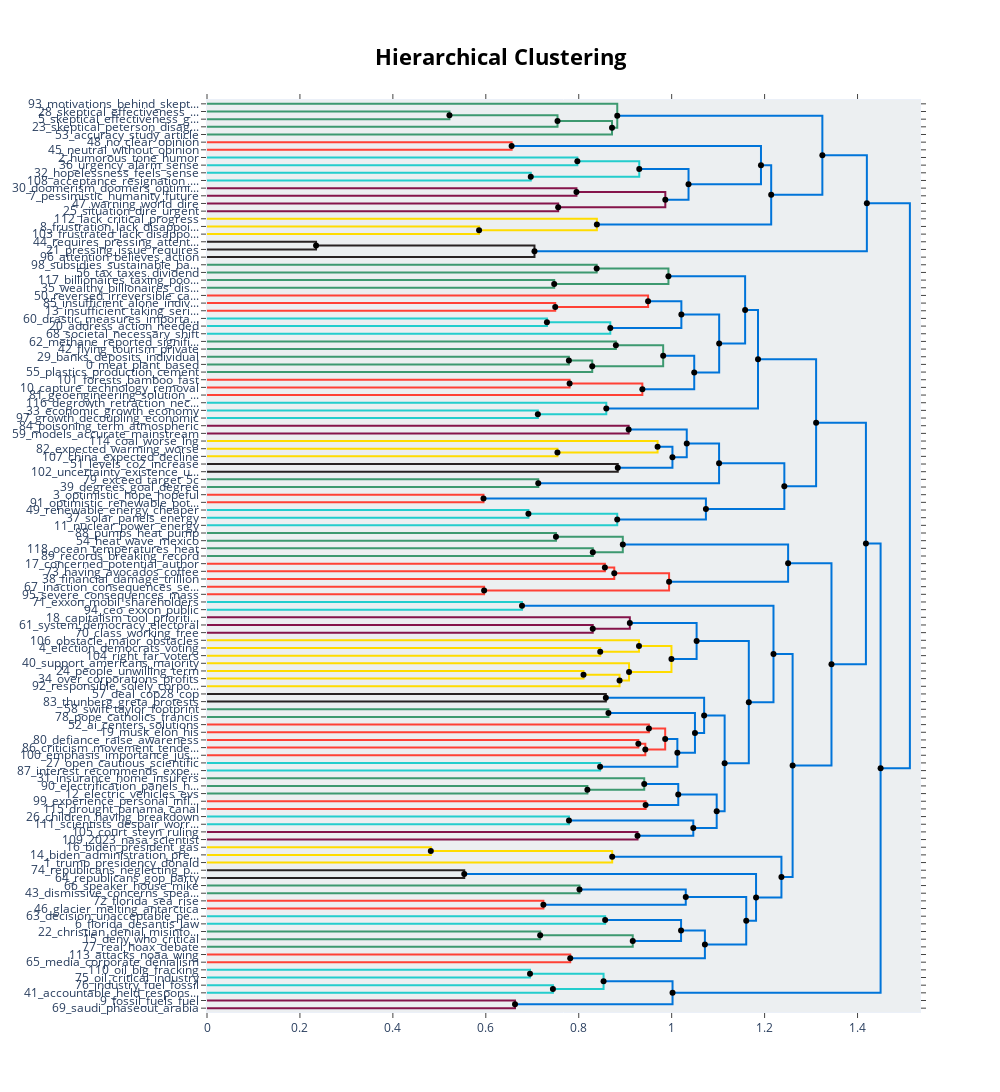

The notebook cell saved with this chart:
### Code cell
h_topics = topic_model.hierarchical_topics(docs)
topic_tree = topic_model.visualize_hierarchy(hierarchical_topics=h_topics)
topic_tree.write_html("figures/llm-topic-tree-fig.html")
topic_tree
